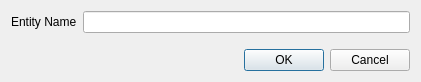
<?xml version="1.0" encoding="UTF-8"?>
<ui version="4.0">
 <class>DialogCreateEntity</class>
 <widget class="QDialog" name="DialogCreateEntity">
  <property name="windowModality">
   <enum>Qt::ApplicationModal</enum>
  </property>
  <property name="geometry">
   <rect>
    <x>0</x>
    <y>0</y>
    <width>421</width>
    <height>82</height>
   </rect>
  </property>
  <property name="windowTitle">
   <string>Create Entity</string>
  </property>
  <property name="modal">
   <bool>true</bool>
  </property>
  <layout class="QVBoxLayout" name="verticalLayout">
   <item>
    <layout class="QFormLayout" name="formLayout">
     <item row="0" column="0">
      <widget class="QLabel" name="label">
       <property name="text">
        <string>Entity Name</string>
       </property>
      </widget>
     </item>
     <item row="0" column="1">
      <widget class="QLineEdit" name="txtEntityName"/>
     </item>
    </layout>
   </item>
   <item>
    <widget class="QDialogButtonBox" name="buttonBox">
     <property name="orientation">
      <enum>Qt::Horizontal</enum>
     </property>
     <property name="standardButtons">
      <set>QDialogButtonBox::Cancel|QDialogButtonBox::Ok</set>
     </property>
    </widget>
   </item>
  </layout>
 </widget>
 <resources/>
 <connections>
  <connection>
   <sender>buttonBox</sender>
   <signal>accepted()</signal>
   <receiver>DialogCreateEntity</receiver>
   <slot>accept()</slot>
   <hints>
    <hint type="sourcelabel">
     <x>248</x>
     <y>254</y>
    </hint>
    <hint type="destinationlabel">
     <x>157</x>
     <y>274</y>
    </hint>
   </hints>
  </connection>
  <connection>
   <sender>buttonBox</sender>
   <signal>rejected()</signal>
   <receiver>DialogCreateEntity</receiver>
   <slot>reject()</slot>
   <hints>
    <hint type="sourcelabel">
     <x>316</x>
     <y>260</y>
    </hint>
    <hint type="destinationlabel">
     <x>286</x>
     <y>274</y>
    </hint>
   </hints>
  </connection>
 </connections>
</ui>
